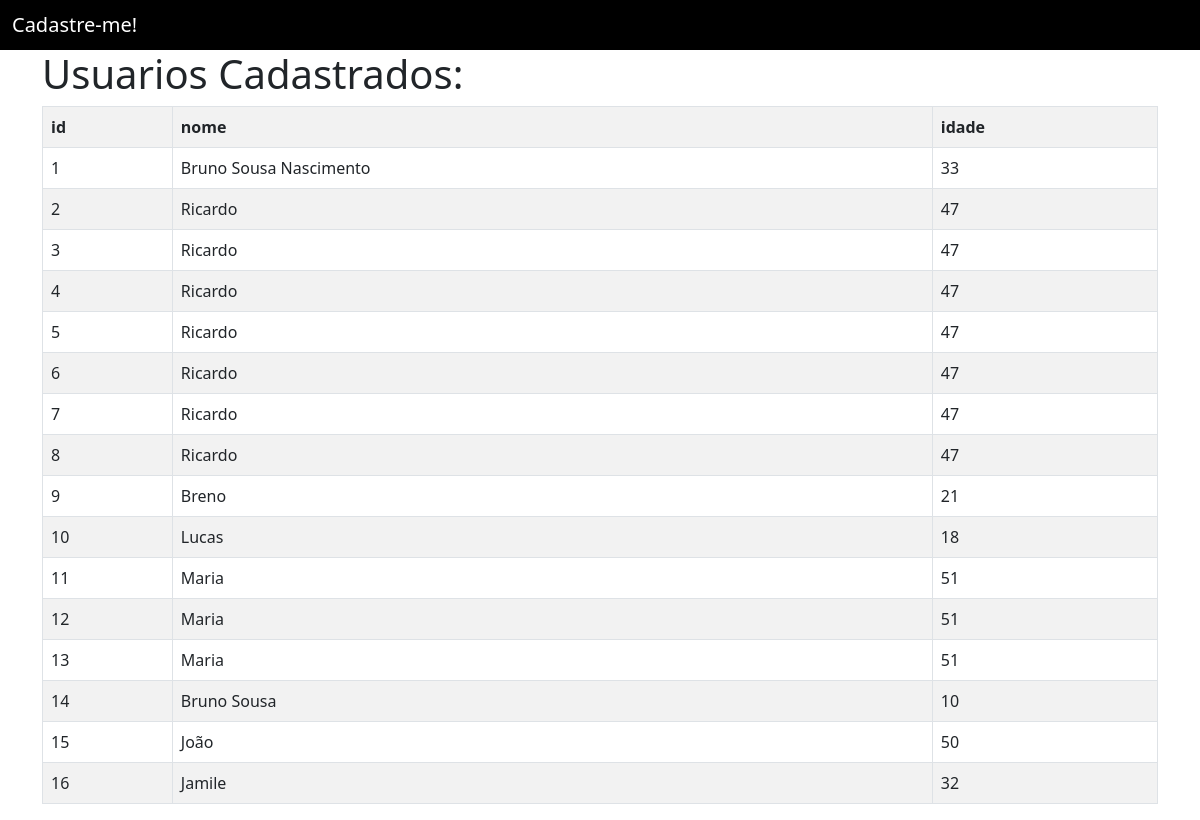
Screenshot of /usuarios/ with the database file from the repository.
### app_cad_usuarios/models.py (models this page shows)
class usuario(models.Model):
    id_usuario = models.AutoField(primary_key=True)
    nome = models.TextField(max_length=255)
    idade = models.IntegerField()

### app_cad_usuarios/views.py (the view, shortened to what this page needs)
# urls.py: path('usuarios/',views.usuarios, name='listagem_usuarios')
def usuarios(request):
    usuarios = {
        'usuarios': usuario.objects.all()
    }
    return render(request, 'usuarios/usuarios.html', usuarios)

### app_cad_usuarios/templates/usuarios/usuarios.html
{% extends 'usuarios/base.html' %}
{% block conteudo %}
<div class="container">
    <h1>Usuarios Cadastrados:</h1>
    <table class="table table-bordered table-striped">
        <tr>
            <th>id</th>
            <th>nome</th>
            <th>idade</th>
        </tr>
        {% for usuario in usuarios %}
        <tr>
            <td>{{usuario.id_usuario}}</td>
            <td>{{usuario.nome}}</td>
            <td>{{usuario.idade}}</td>
        </tr>
        {% endfor %}
    </table>
</div>
{% endblock %}

### app_cad_usuarios/templates/usuarios/base.html (shortened to what this page needs)
<!doctype html>
<html lang="en">
<head>
    <link href="https://cdn.jsdelivr.net/npm/bootstrap@5.0.2/dist/css/bootstrap.min.css" rel="stylesheet"
>
</head>
<body>
    <nav style="background-color: black !important; " class="navbar navbar-light bg-light">
        <div class="container-fluid">
            <span style="color:white" class="navbar-brand mb-0 h1"> <a style="text-decoration: none;color: white;" href="{% url 'home' %}">Cadastre-me!</a></span>
        </div>
    </nav>
    {% block conteudo %}
    {% endblock %}
</body>
</html>

### rows the page displays
usuario: id_usuario "1", nome "Bruno Sousa Nascimento", idade "33"
usuario: id_usuario "2", nome "Ricardo", idade "47"
usuario: id_usuario "3", nome "Ricardo", idade "47"
usuario: id_usuario "4", nome "Ricardo", idade "47"
usuario: id_usuario "5", nome "Ricardo", idade "47"
usuario: id_usuario "6", nome "Ricardo", idade "47"
usuario: id_usuario "7", nome "Ricardo", idade "47"
usuario: id_usuario "8", nome "Ricardo", idade "47"
usuario: id_usuario "9", nome "Breno", idade "21"
usuario: id_usuario "10", nome "Lucas", idade "18"
usuario: id_usuario "11", nome "Maria", idade "51"
usuario: id_usuario "12", nome "Maria", idade "51"
usuario: id_usuario "13", nome "Maria", idade "51"
usuario: id_usuario "14", nome "Bruno Sousa", idade "10"
usuario: id_usuario "15", nome "João", idade "50"
usuario: id_usuario "16", nome "Jamile", idade "32"
